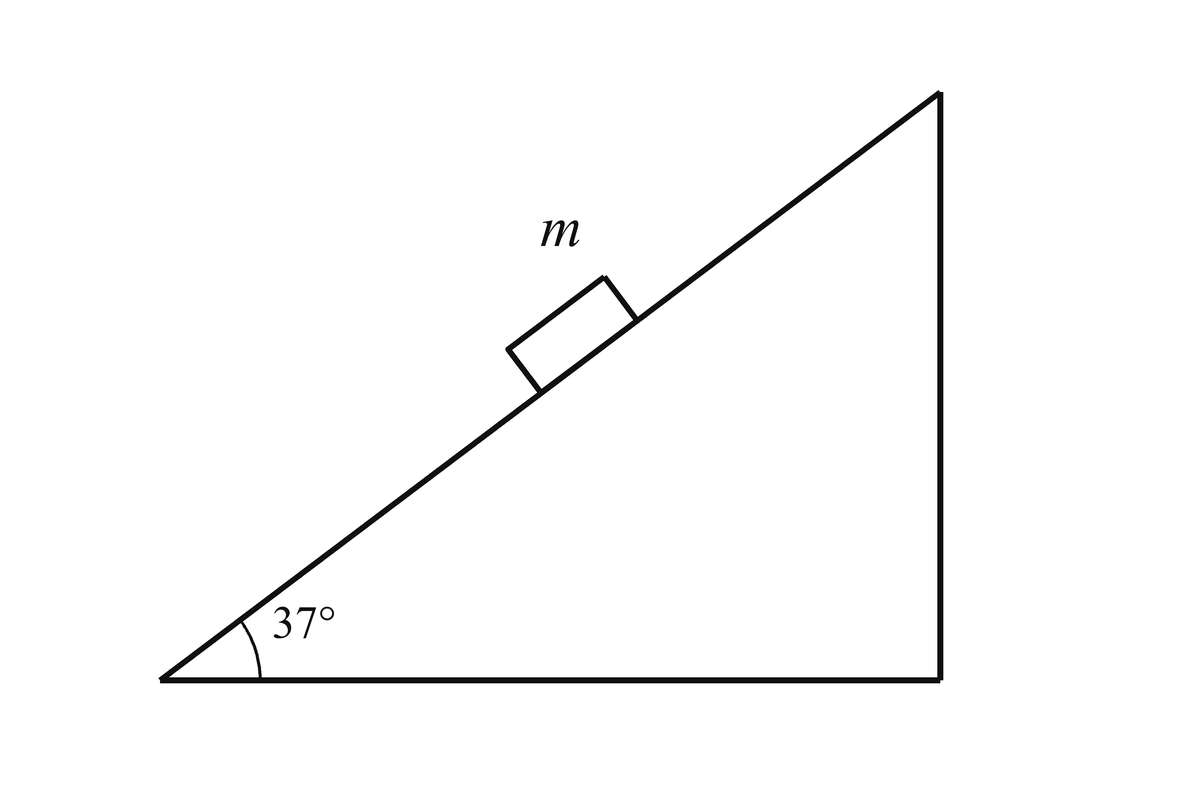
#> input picture examples/incline-static/figures/fig-1.png, 1200 x 800 px
$ python batch_prepare.py ../examples/incline-static/figures
#> lines starting #> are read from the running program, lines starting #| are printed output that depends on the picture
### scripts/draw_solid.py
# -*- coding: utf-8 -*-
"""Derive a solid-geometry figure from a 3D model: spec JSON -> PNG + SVG + checks.

Why this exists
---------------
A geometric figure must be *computed*, not traced from a photo: tracing loses
the hidden-line logic, and hand-drawing the projection costs many rounds of
trial and error. This module answers, in one call, the three questions that are
otherwise re-derived by hand every time:

1. the 2D projection (orthographic, from a stated eye direction);
2. which edges are hidden (computed from face normals, not guessed);
3. whether the model actually satisfies the question's data (edge lengths,
   face coplanarity, a sphere through every vertex).

Spec (JSON). Only ``vertices`` and ``faces`` are required::

    {
      "figure_id": "fig-1",
      "vertices": {"A": [0,0,0], "B": [2,0,0], "C": [2,2,0],
                   "D": [0,2,0], "E": [-1,1,1.41421356], "F": [3,1,1.41421356]},
      "faces": [["A","B","F","E"], ["D","C","F","E"], ["A","B","C","D"],
                ["A","D","E"], ["B","C","F"]],
      "projection": {"eye": [0.45, -0.85, 0.35], "scale": 300, "up": [0,0,1]},
      "style": {"line_width": 2.4, "dash": [0.085, 0.052],
                "font_size": 0.155, "label_distance": 0.21,
                "label_overrides": {"C": 0.26, "D": 0.30}},
      "expect": {"AB": 2, "AD": 2, "EF": 4, "AE": 2},
      "sphere": true
    }

Face winding matters: list each face counter-clockwise **as seen from outside**
the solid. Hidden-line classification then follows from the eye direction.

CLI
---
    python draw_solid.py spec.json --out figures/fig-1.png --svg figures/fig-1.svg
    python draw_solid.py spec.json --out f.png --before figures/fig-1.before.png \
        --compare figures/compare-fig-1.png
"""
from __future__ import annotations

import argparse
import itertools
import json
import math
import sys
from pathlib import Path

try:
    from PIL import Image, ImageDraw, ImageFont
except Exception:  # pragma: no cover
    Image = None

# ---------------------------------------------------------------------------
# small vector helpers
# ---------------------------------------------------------------------------

Vec = tuple


def _sub(a, b):
    return (a[0] - b[0], a[1] - b[1], a[2] - b[2])


def _dot(a, b):
    return a[0] * b[0] + a[1] * b[1] + a[2] * b[2]


def _cross(a, b):
    return (a[1] * b[2] - a[2] * b[1], a[2] * b[0] - a[0] * b[2], a[0] * b[1] - a[1] * b[0])


def _len(a):
    return math.sqrt(_dot(a, a))


# [18 lines left out: functions _unit, _newell, not called in this run]


def _edge_key(a, b):
    return (a, b) if a <= b else (b, a)


# ---------------------------------------------------------------------------
# geometry
# ---------------------------------------------------------------------------

# [54 lines left out: functions load_spec, camera, classify, not called in this run]


def edges_of(spec):
    style, _, _ = classify(spec)
    return sorted(style.items(), key=lambda kv: (kv[1], kv[0]))


# [107 lines left out: functions checks, _fit_sphere, _solve4, not called in this run]


# ---------------------------------------------------------------------------
# layout + rendering
# ---------------------------------------------------------------------------

FONT_CANDIDATES = [
    ("C:/Windows/Fonts/timesi.ttf", 0),
    ("C:/Windows/Fonts/cambriai.ttf", 0),
    ("C:/Windows/Fonts/DejaVuSerif-Italic.ttf", 0),
    ("/usr/share/fonts/truetype/dejavu/DejaVuSerif-Italic.ttf", 0),
]


def _font(size):
    for path, idx in FONT_CANDIDATES:
        if Path(path).exists():
            try:
                return ImageFont.truetype(path, size, index=idx)
            except Exception:
                continue
    return ImageFont.load_default()


# [197 lines left out: functions layout, render_png, render_svg, build_compare, main, not called in this run]


# [2 lines that do not run on import are left out]

### scripts/batch_prepare.py
# -*- coding: utf-8 -*-
"""Prepare N page photos so they can be read in a few bounded rounds.

Why this exists
---------------
A batch of six photos once cost 62 minutes, and 90% of that was *waiting for
the model*, not running tools. The cause was not the work: it was 21 hand-cut
zoom crops, each one read with its own ``read_image`` call and each one left
resident in the context for the rest of the session. Every later request
re-sent all of them, so a single step grew from 7 s to 37 s.

So the rule this script encodes is: **cut once, cut few, read in bounded
rounds, never re-crop.**

* one page -> an ink-gap segmentation into question blocks (no eyeballing);
* each block -> one crop, downscaled to ~1600 px so its cost is capped;
* all crops -> packed into rounds of at most ``--max-per-read`` images and
  ``--max-mpix`` megapixels, printed as an explicit read order;
* one ``overview.png`` (all pages as thumbnails) answers "what is where"
  in a single cheap image instead of one full read per page;
* a text digest (blocks, line counts, ink %) carries the rest, because text
  is re-billed far cheaper than an image.

CLI
---
    # 6 photos -> _inspect/, one call
    python batch_prepare.py src/*.png
    python batch_prepare.py src/ --pattern "*.jpg" --clean

    # wide page, two columns, tighter budget
    python batch_prepare.py src/p1.png --columns 2 --max-per-read 2 --max-mpix 2.0

Output
------
    _inspect/pages/p1.png            normalised page (EXIF-rotated, RGB)
    _inspect/crops/p1-q1.png         one question block per crop
    _inspect/overview.png            every page as a thumbnail, one image
    _inspect/plan.json               blocks, batches, pixel budget, options
    _inspect/plan.md                 the read order, copy-pasteable

Read the digest it prints, then read the images in the order given. Then
write ``text/question.json`` — do not go back for more crops.
"""
from __future__ import annotations

import argparse
import json
import sys
from pathlib import Path

try:
    from PIL import Image, ImageDraw, ImageOps
except Exception:  # pragma: no cover
    Image = None

try:
    import numpy as np
except Exception:  # pragma: no cover
    np = None

try:  # keep the print alignment identical to intake.py
    from intake import contact_sheet, _ink_mask
except Exception:  # pragma: no cover
    contact_sheet = None
    _ink_mask = None

IMAGE_SUFFIXES = (".png", ".jpg", ".jpeg", ".webp", ".bmp", ".tif", ".tiff")
CROP_MAX_SIDE = 1600          # vision inputs are usually capped near 1568 px
WIDE_ASPECT = 2.2


# ---------------------------------------------------------------------------
# segmentation
# ---------------------------------------------------------------------------

# [139 lines left out: functions _mask, _runs, _column_split, _blocks, _merge_slivers, not called in this run]


# ---------------------------------------------------------------------------
# packing
# ---------------------------------------------------------------------------

def _pack(items, max_files, max_mpix):
    """Greedy rounds: bounded by image count *and* by total megapixels."""
    rounds, cur, cur_mpix = [], [], 0.0
    for it in items:
        mpix = it["width"] * it["height"] / 1e6
        if cur and (len(cur) >= max_files or cur_mpix + mpix > max_mpix):
            rounds.append(cur)
            cur, cur_mpix = [], 0.0
        cur.append(it)
        cur_mpix += mpix
    if cur:
        rounds.append(cur)
    return rounds


# [6 lines left out: function _fit_crop, not called in this run]


def _overview(images, out: Path, thumb_h=430, pad=12):
    """Every page as a thumbnail, left to right, one image to read."""
    thumbs = []
    for label, im in images:
        s = thumb_h / im.height
        thumbs.append((label, im.resize((max(1, int(im.width * s)), thumb_h), Image.LANCZOS)))
    width = sum(t.width for _, t in thumbs) + pad * (len(thumbs) + 1)
    head = 24
    canvas = Image.new("RGB", (width, thumb_h + head + 2 * pad), "white")
    d = ImageDraw.Draw(canvas)
    font = None
    try:
        from draw_solid import _font
        font = _font(18)
    except Exception:
        pass
    x = pad
    for label, t in thumbs:
        if font:
            d.text((x, pad), label, font=font, fill=(110, 110, 110))
        canvas.paste(t, (x, pad + head))
        d.rectangle([x, pad + head, x + t.width, pad + head + t.height], outline=(205, 205, 205))
        x += t.width + pad
    out.parent.mkdir(parents=True, exist_ok=True)
    canvas.save(out, "PNG")
    return canvas.size


# ---------------------------------------------------------------------------
# main
# ---------------------------------------------------------------------------

def collect(sources, pattern):
#> called with pattern = '*'
    files = []
    for src in sources:
        if src.is_dir():
            files.extend(sorted(p for p in src.glob(pattern) if p.suffix.lower() in IMAGE_SUFFIXES))
        elif src.exists():
            files.append(src)
        else:
            print(f"WARN not found: {src}", file=sys.stderr)
    seen, out = set(), []
    for f in files:
        key = str(f.resolve()).lower()
        if key not in seen:
            seen.add(key)
            out.append(f)
    return out


def main(argv=None):
    ap = argparse.ArgumentParser(description="Cut pages into question blocks and plan the reads.")
    ap.add_argument("sources", nargs="+", type=Path, help="page images, or a folder")
    ap.add_argument("--pattern", default="*", help="glob used when a source is a folder")
    ap.add_argument("--out", type=Path, default=Path("_inspect"), help="output folder (default: ./_inspect)")
    ap.add_argument("--split", choices=("auto", "bands", "page"), default="auto",
                    help="auto = whole page when it already fits, bands only for big images")
    ap.add_argument("--columns", choices=("auto", "1", "2"), default="auto")
    ap.add_argument("--min-gap", type=float, default=0.012,
                    help="gap that separates two questions, as a fraction of page height")
    ap.add_argument("--min-block", type=float, default=0.010,
                    help="smallest block kept, as a fraction of page height")
    ap.add_argument("--max-side", type=int, default=CROP_MAX_SIDE, help="crop long side in px")
    ap.add_argument("--max-per-read", type=int, default=3, help="images per read_image round")
    ap.add_argument("--max-mpix", type=float, default=4.0, help="megapixels per reading round")
    ap.add_argument("--no-overview", action="store_true", help="skip the all-page thumbnail")
    ap.add_argument("--clean", action="store_true", help="delete the output folder first (use every batch)")
    ap.add_argument("--max-print", type=int, default=48, help="cap printed block lines")
    args = ap.parse_args(argv)

    try:
        sys.stdout.reconfigure(errors="replace")
        sys.stderr.reconfigure(errors="replace")
    except Exception:
        pass

    if Image is None:
        print("ERROR pillow is required: pip install pillow", file=sys.stderr)
        return 2
    if np is None:
        print("ERROR numpy is required: pip install numpy", file=sys.stderr)
        return 2

    files = collect([Path(s) for s in args.sources], args.pattern)
    if not files:
        print("ERROR no input images", file=sys.stderr)
        return 2
    for f in files:
        if f.suffix.lower() == ".pdf":
            print("ERROR PDFs go through prepare_scan.py first", file=sys.stderr)
            return 2

    out = args.out
    if args.clean and out.exists():
        import shutil
        shutil.rmtree(out)
    (out / "pages").mkdir(parents=True, exist_ok=True)
    (out / "crops").mkdir(parents=True, exist_ok=True)

    pages, items, thumbs, notes, warns = [], [], [], [], []
    for n, src in enumerate(files, start=1):
        stem = f"p{n}"
        try:
            im = Image.open(src)
#> im is the input picture: PIL image 1200x800 RGB; min 0, max 255, mean 251
            im.load()
            im = ImageOps.exif_transpose(im).convert("RGB")
        except Exception as exc:
            print(f"WARN skip {src.name}: {exc}", file=sys.stderr)
            continue
        page_path = out / "pages" / f"{stem}.png"
        im.save(page_path, "PNG")
        thumbs.append((stem.upper(), im))

        w, h = im.size
#> w = 1200; h = 800
        page_blocks = []
        pad = max(4, int(min(w, h) * 0.006))
#> pad = 4

        def add(entry):
            page_blocks.append(entry)
            items.append(entry)

        # Cutting is a *zoom* strategy, not a default. A page whose long side
        # already fits the vision budget is just as cheap to read whole, and a
        # whole page can never split a question in half. Only big images (a
        # 2400 px photo) need the cuts, because there the downscale eats the
        # small print.
        mode = args.split
        if mode == "auto":
            mode = "page" if max(w, h) <= args.max_side else "bands"
#> mode = 'page'
        elif mode == "page" and max(w, h) > args.max_side:
            warns.append(f"{stem}: page mode forced, image is downscaled and small print may blur")

        blocks = []
        if mode == "bands":
            mask = _mask(im)
            cols = _column_split(mask)
            if args.columns == "1":
                cols = [(0, w)]
            elif args.columns == "2" and len(cols) == 1:
                cols = [(0, w // 2), (w // 2, w)]
                warns.append(f"{stem}: --columns 2 forced, may cut a wide figure in half")
            blocks = _blocks(mask, cols, int(h * args.min_gap), int(h * args.min_block))
            blocks, folded = _merge_slivers(blocks)
            if folded:
                notes.append(f"{stem}: folded {folded} sliver block(s) into their neighbours")
            tallest = max((b[3] - b[1] for b in blocks), default=0)
            if len(blocks) <= 1 or tallest > 0.60 * h:
                # One block covering the page means the gaps were not found
                # (screenshots with shaded bands do exactly this). Fall back to
                # a single readable view instead of pretending the cut worked.
                notes.append(f"{stem}: no usable question gap - reading the page whole")
                blocks = []

        if blocks:
            for k, (x0, y0, x1, y1, lines, ink_pct, merge_gap) in enumerate(blocks, start=1):
                box = (max(0, x0 - pad), max(0, y0 - pad), min(w, x1 + pad), min(h, y1 + pad))
                crop = _fit_crop(im.crop(box), args.max_side)
                rel = Path("crops") / f"{stem}-q{k}.png"
                crop.save(out / rel, "PNG")
                hint = "figure-ish" if ink_pct < 6 else "text"
                add({"id": f"{stem}-q{k}", "bbox": list(box), "crop": rel.as_posix(),
                     "width": crop.width, "height": crop.height,
                     "lines": int(lines), "ink_pct": round(float(ink_pct), 1),
                     "merge_gap": int(merge_gap), "hint": hint})
        else:
            if max(w, h) <= args.max_side:
                view, size, note = im, (w, h), "whole page, full resolution"
#> size = (1200, 800); note = 'whole page, full resolution'
            elif contact_sheet is not None:
                view, size = contact_sheet(im, out / "crops" / f"{stem}-full.png", tiles=3)
                note = "tiled page sheet (full view + 3 zooms)"
            else:
                view, size, note = _fit_crop(im, args.max_side), None, "scaled whole page"
            rel = Path("crops") / f"{stem}-full.png"
            if view is not im:
                view.save(out / rel, "PNG")
                size = view.size
            else:
                im.save(out / rel, "PNG")
            add({"id": f"{stem}-full", "bbox": [0, 0, w, h], "crop": rel.as_posix(),
                 "width": size[0], "height": size[1], "lines": 0, "ink_pct": 0.0,
                 "hint": "page-view"})
            if mode == "page":
                notes.append(f"{stem}: {note}")
        pages.append({"page": stem, "source": src.name, "file": f"pages/{stem}.png",
                      "size": [w, h], "columns": len(cols) if mode == "bands" else 1,
                      "mode": mode, "blocks": page_blocks})

    if not items:
        print("ERROR no question block detected; try --min-block 0.004 or --columns 2", file=sys.stderr)
        return 2

    overview = None
    if not args.no_overview and len(thumbs) > 0:
        size = _overview(thumbs, out / "overview.png")
#> the loop in _overview, `for label, im in images:` made 1 pass
#> (label, s) on pass 1: ('P1', 0.537)
#> after the loop in _overview, `for label, im in images:`: thumbs = 1 item
#> in _overview, `width = sum(t.width for _, t in thumbs) + pad * (len(thumbs) + 1)`: width = 669
#> in _overview, `canvas = Image.new("RGB", (width, thumb_h + head + 2 * pad), "white")`: canvas: PIL image 669x478 RGB; every value is 255
#> the loop in _overview, `for label, t in thumbs:` made 1 pass
#> (label, x) on pass 1: ('P1', 669)
#> after the loop in _overview, `for label, t in thumbs:`:
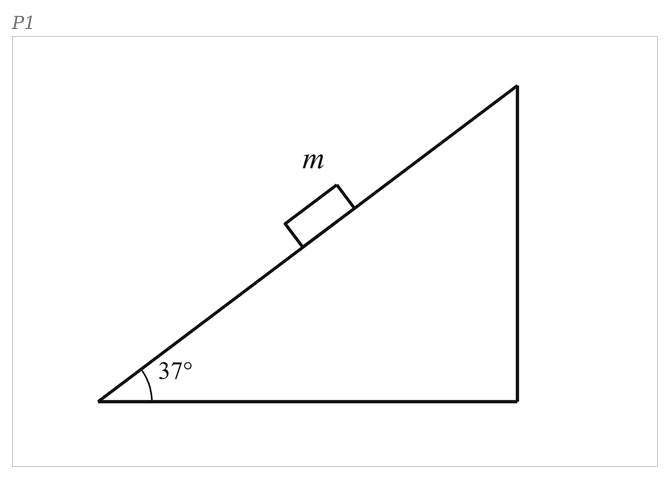
#> canvas: PIL image 669x478 RGB; min 0, max 255, mean 251.1
#> size = (669, 478)
        overview = {"file": "overview.png", "size": list(size)}
#> overview = {'file': 'overview.png', 'size': [669, 478]}

    rounds = _pack(items, max(1, args.max_per_read), max(0.2, args.max_mpix))
#> the loop in _pack, `for it in items:` made 1 pass
#> (mpix, cur_mpix) on pass 1: (0.96, 0.96)
#> after the loop in _pack, `for it in items:`: cur = 1 item; cur_mpix = 0.96; rounds = []
#> rounds = 1 item
    plan = {
        "tool": "batch_prepare.py",
        "options": {"columns": args.columns, "max_side": args.max_side,
                    "max_per_read": args.max_per_read, "max_mpix": args.max_mpix,
                    "min_gap": args.min_gap, "min_block": args.min_block},
        "pages": pages,
        "overview": overview,
        "read_plan": [{"round": i + 1,
                       "blocks": [it["id"] for it in r],
                       "files": [(Path("_inspect") / it["crop"]).as_posix() for it in r],
                       "mpix": round(sum(it["width"] * it["height"] for it in r) / 1e6, 2)}
                      for i, r in enumerate(rounds)],
        "notes": notes,
        "warnings": warns,
    }
    (out / "plan.json").write_text(json.dumps(plan, ensure_ascii=False, indent=2) + "\n",
                                   encoding="utf-8")

    lines = ["# Read plan", "", "One call produced this. Follow it in order; do not re-crop.", ""]
    if overview:
        lines += [f"- Layout only: `_inspect/{overview['file']}` "
                  f"({overview['size'][0]}x{overview['size'][1]}) - read once if the page order is unclear.", ""]
    lines += ["| round | images | MPix | blocks |", "|---|---|---|---|"]
    for r in plan["read_plan"]:
        lines.append(f"| {r['round']} | {', '.join('`' + f.split('/', 1)[-1] + '`' for f in r['files'])} "
                     f"| {r['mpix']} | {', '.join(r['blocks'])} |")
#> this loop made 1 pass
#> after the loop, lines = 9 items
    lines += ["", "After the last round write `text/question.json`; the blocks above already "
              "cover every question on the pages.", ""]
    (out / "plan.md").write_text("\n".join(lines), encoding="utf-8")

    # ---- digest (keep it short: every printed line is re-billed later) ------
    total_mpix = sum(it["width"] * it["height"] for it in items) / 1e6
#> total_mpix = 0.96
    print(f"PREP  {len(pages)} page(s) -> {len(items)} block(s), {len(rounds)} read round(s) "
          f"(<= {args.max_per_read} img, {args.max_mpix} MPix each)")
#| PREP  1 page(s) -> 1 block(s), 1 read round(s) (<= 3 img, 4.0 MPix each)
    if overview:
        print(f"OVER  _inspect/overview.png {overview['size'][0]}x{overview['size'][1]}  (layout only)")
#| OVER  _inspect/overview.png 669x478  (layout only)
    shown = 0
    for page in pages:
        w, h = page["size"]
        print(f"PAGE  {page['file']} {w}x{h} blocks={len(page['blocks'])} cols={page['columns']}")
        for b in page["blocks"]:
            if shown >= args.max_print:
                continue
            shown += 1
            view = b["hint"] == "page-view"
            ink = "    --" if view else f"{b['ink_pct']:>5.1f}%"
            lines = "--" if view else b["lines"]
            print(f"      {b['id']:<8} lines={lines:<3} ink={ink} "
                  f"{b['hint']:<10} {b['width']}x{b['height']} -> _inspect/{b['crop']}")
#> this loop made 1 pass
#| PAGE  pages/p1.png 1200x800 blocks=1 cols=1
#|       p1-full  lines=--  ink=    -- page-view  1200x800 -> _inspect/crops/p1-full.png
#> after the loop, shown = 1
    for r in plan["read_plan"]:
        print(f"ROUND {r['round']}  ({r['mpix']} MPix)  " + "  ".join(f.split("_inspect/")[-1] for f in r["files"]))
    for w_ in warns:
        print("WARN  " + w_)
    for note in notes:
        print("NOTE  " + note)
#> this loop made 1 pass
#> note on pass 1: 'p1: whole page, full resolution'
#| NOTE  p1: whole page, full resolution
    print(f"TOTAL {total_mpix:.1f} MPix across all crops; plan: _inspect/plan.md")
#| TOTAL 1.0 MPix across all crops; plan: _inspect/plan.md
    print("NEXT")
    print("  1. read_image in ROUND order above (one call per round, several files per call)")
    print("  2. write text/question.json per work folder; do not cut more crops")
    print("  3. python card_lint.py work/            (all math traps, all cards, one call)")
    return 0


if __name__ == "__main__":
    raise SystemExit(main())
#> (the program exits here)
